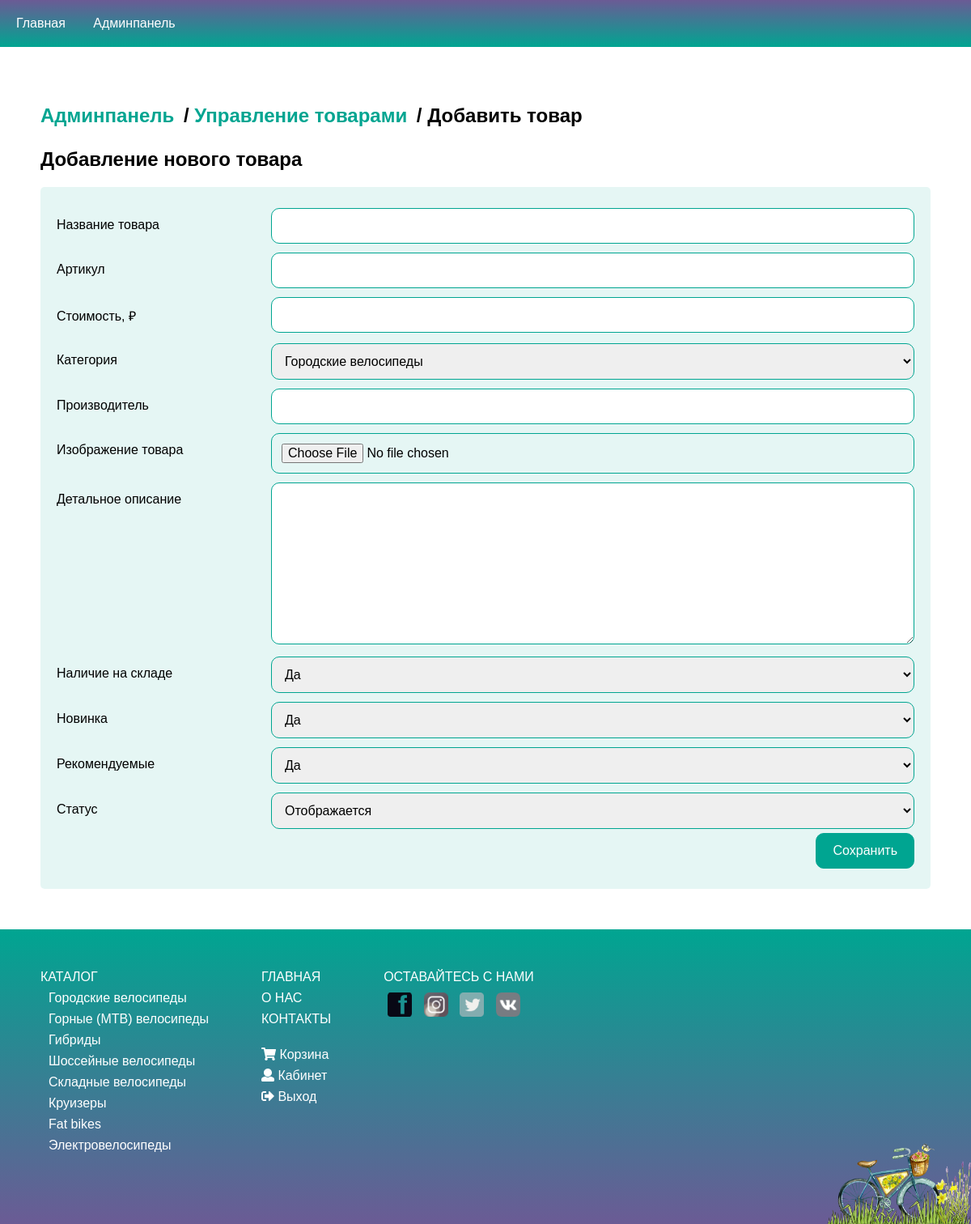
Page /admin/product/create (signed in) on the committed database.
### tables this page shows
CREATE TABLE `categories` (
  `id_category` int(11) NOT NULL,
  `name` varchar(255) NOT NULL,
  `sort_order` int(11) NOT NULL DEFAULT '0',
  `status` int(11) NOT NULL DEFAULT '1'
);

### backend/controllers/AdminProductController.php (called while the page is built, shortened)
<?php
class AdminProductController extends AdminBase {
    public function createAction() {
        $categoriesList = Category::getCategoriesListAdmin();
        $errors = false;
        $data = [
            'errors'=>$errors,
            'categoriesList'=>$categoriesList
        ];
        $v = new View('admin_product/create.php');
        $v->render($data);
        return true;
    }
}

### core/App.php (called while the page is built, shortened)
<?php
class App {
    private $routes;
    function __construct() {
        $this->routes = include('./config/routes.php');
    }
    private function getURI() {
        if (!empty($_SERVER['REQUEST_URI'])) {
            return trim($_SERVER['REQUEST_URI'], '/');
        }
    }
    public function run() {
        $uri = $this->getURI();
        foreach ($this->routes as $uriPattern => $path) {
            if (preg_match("~$uriPattern~", $uri)) {
                $internalRoute = preg_replace("~$uriPattern~", $path, $uri);
                $segments = explode('/', $internalRoute);
                $controllerName = array_shift($segments) . 'Controller';
                $actionName = array_shift($segments) . 'Action';
                $parameters = $segments;
                $controllerObject = new $controllerName();
                $result = @call_user_func_array(array($controllerObject, $actionName), $parameters);
                if ($result != null) {
                    break;
                }
            }
        }
    }
}

### index.php (called while the page is built, shortened)
<?php
include "./core/Autoloader.php";
$app = new App();
$app->run();

### core/Autoloader.php (called while the page is built, shortened)
<?php
spl_autoload_register(function ($class_name) {
	$directories = [
        'backend/views/',
        'backend/models/',
        'backend/controllers/',
        'core/',
        ];
});

### core/DatabaseHandler.php (called while the page is built, shortened)
<?php
class DatabaseHandler {
    private static $_mHandler;
    private static function GetHandler() {
        if (!isset(self::$_mHandler)) {
            try {
                self::$_mHandler = 	new PDO(PDO_DSN, DB_USERNAME, DB_PASSWORD, array(PDO::ATTR_PERSISTENT));
                self::$_mHandler->setAttribute(PDO::ATTR_ERRMODE, PDO::ERRMODE_EXCEPTION);
            } catch (PDOException $e){
                self::Close();
                trigger_error($e->getMessage(), E_USER_ERROR);
                $app = new App();
                $app->logger->log('db ' . $e->getMessage());
            }
        }
        return self::$_mHandler;
    }
    public static function Execute($sqlQuery, $params = null) {
        try {
            $database_handler = self::GetHandler();
            $statement_handler = $database_handler->prepare($sqlQuery);
            return $statement_handler->execute($params);
        } catch(PDOException $e) {
            self::Close();
            trigger_error($e->getMessage(), E_USER_ERROR);
            $app = new App();
            $app->logger->log('db ' . $e->getMessage());
        }
    }
    public static function GetAll($sqlQuery, $params = null, $fetchStyle = PDO::FETCH_ASSOC) {
        $result = null;
        try {
            $database_handler = self::GetHandler();
            self::Execute("set character_set_results='utf8'");
            $statement_handler = $database_handler->prepare($sqlQuery);
            $statement_handler->execute($params);
            $result = $statement_handler->fetchAll($fetchStyle);
        } catch(PDOException $e) {
            self::Close();
            trigger_error($e->getMessage(), E_USER_ERROR);
            $app = new App();
            $app->logger->log('db ' . $e->getMessage());
        }
        return $result;
    }
}
?>

### backend/models/Category.php (called while the page is built, shortened)
<?php
class Category {
    public static function getCategoriesList() {
        $query = "SELECT id_category, name
                FROM categories
                WHERE status = 1 ORDER BY sort_order, name ASC";
        $categories = DatabaseHandler::GetAll($query);
        return $categories;
    }
    public static function getCategoriesListAdmin() {
        $query = "SELECT id_category, name, sort_order, status
                FROM categories ORDER BY sort_order ASC";
        $categories = DatabaseHandler::GetAll($query);
        return $categories;
    }
}

### backend/models/User.php (called while the page is built, shortened)
<?php
class User {
    public static function isGuest() {
        if (isset($_SESSION['user'])) {
            return false;
        }
        return true;
    }
}

### assets/tpl/admin_product/create.php (the view, shortened to what this page needs)
<?php include './assets/tpl/layouts/header_adm.php'; ?>
<div class="cabinet pb0">
    <h2 id="breadcrumb"><a href="/admin">Админпанель</a> / <a href="/admin/product">Управление товарами</a> / Добавить товар</h2>
</div>
<div class="admin pad-50 pt0">
    <h2>Добавление нового товара</h2>
    <div class="container">
        <form action="#" method="post" enctype="multipart/form-data">
            <div class="row">
                <div class="col-25">
                    <label for="name">Название товара</label>
                </div>
                <div class="col-75">
                    <input type="text" name="name" placeholder="" value="" id="name"></div>
            </div>
            <div class="row">
                <div class="col-25">
                    <label for="code">Артикул</label>
                </div>
                <div class="col-75">
                    <input type="text" name="code" placeholder="" value="" id="code" />
                </div>
            </div>
            <div class="row">
                <div class="col-25">
                    <label for="price">Стоимость, &#8381;</label>
                </div>
                <div class="col-75">
                    <input type="text" name="price" placeholder="" value="" id="price">
                </div>
            </div>
            <div class="row">
                <div class="col-25">
                    <label for="category_id">Категория</label>
                </div>
                <div class="col-75">
                    <select name="category_id" id="category_id">
                            <?php if (is_array($categoriesList)): ?>
                                <?php foreach ($categoriesList as $category): ?>
                                    <option value="<?= $category['id_category']; ?>">
                                        <?= $category['name']; ?>
                                    </option>
                                <?php endforeach; ?>
                            <?php endif; ?>
                        </select>
                </div>
            </div>
            <div class="row">
                <div class="col-25">
                    <label for="brand">Производитель</label>
                </div>
                <div class="col-75">
                    <input type="text" name="brand" placeholder="" value="" id="brand">
                </div>
            </div>
            <div class="row">
                <div class="col-25">
                    <label for="image">Изображение товара</label>
                </div>
                <div class="col-75">
                    <input type="file" name="image" placeholder="" value="" id="image">
                </div>
            </div>
            <div class="row">
                <div class="col-25">
                    <label for="description">Детальное описание</label>
                </div>
                <div class="col-75">
                    <textarea name="description" id="description"></textarea>
                </div>
            </div>
            <div class="row">
                <div class="col-25">
                    <label for="availability">Наличие на складе</label>
                </div>
                <div class="col-75">
                    <select name="availability" id="availability">
                            <option value="1" selected="selected">Да</option>
                        </select>
                </div>
            </div>
            <div class="row">
                <div class="col-25">
                    <label for="is_new">Новинка</label>
                </div>
                <div class="col-75">
                    <select name="is_new" id="is_new">
                            <option value="1" selected="selected">Да</option>
                        </select>
                </div>
            </div>
            <div class="row">
                <div class="col-25">
                    <label for="is_recommended">Рекомендуемые</label>
                </div>
                <div class="col-75">
                    <select name="is_recommended" id="is_recommended">
                            <option value="1" selected="selected">Да</option>
                        </select>
                </div>
            </div>
            <div class="row">
                <div class="col-25">
                    <label for="status">Статус</label>
                </div>
                <div class="col-75">
                    <select name="status" id="status">
                            <option value="1" selected="selected">Отображается</option>
                        </select>
                </div>
            </div>
            <div class="row">
                <input type="submit" name="submit" value="Сохранить">
            </div>
        </form>
    </div>
</div>
<?php include './assets/tpl/layouts/footer.php'; ?>

### assets/tpl/layouts/footer.php (shortened to what this page needs)
<footer>
    <div class="mgb30">
        <ul>
            <p class="mgb"><a href="/catalog/">Каталог <i class="fa fa-caret-right"></i></a></p>
            <?php $categories = Category::getCategoriesList();
                        foreach ($categories as $category): ?>
            <li class="mgb">
                <a href="/category/<?= $category['id_category']; ?>">
                    <?= $category['name']; ?>
                </a>
            </li>
            <?php endforeach; ?>
        </ul>
    </div>
    <div class="mgb30">
        <p class="mgb"><a href="/">Главная <i class="fa fa-caret-right"></i></a></p>
        <p class="mgb"><a href="/about/">О нас <i class="fa fa-caret-right"></i></a></p>
        <p class="mgb"><a href="/contacts/">Контакты <i class="fa fa-caret-right"></i></a></p>
        <br class="mgb" />
        <div class="mgb"><a href="/basket/"><i class="fa fa-shopping-cart"></i> Корзина <i class="fa fa-caret-right"></i></a></div>
        <?php if (User::isGuest()): ?>
        <div class="mgb"><a href="/user/login/"><i class="fa fa-sign-in-alt"></i> Вход <i class="fa fa-caret-right"></i></a></div>
        <div class="mgb"><a href="/user/register/"><i class="fa fa-id-card"></i> Регистрация <i class="fa fa-caret-right"></i></a></div>
        <?php else: ?>
        <div class="mgb"><a href="/cabinet/"><i class="fa fa-user"></i> Кабинет <i class="fa fa-caret-right"></i></a><br /></div>
        <div class="mgb"><a href="/user/logout/"><i class="fa fa-sign-out-alt"></i> Выход <i class="fa fa-caret-right"></i></a></div>
        <?php endif; ?>
    </div>
    <div class="social mgb">
        <p>Оставайтесь с нами</p>
        <a href="#facebook"><img src="/assets/img/front-images/facebook-667456_640.png" alt="facebook" /></a>
        <a href="#instagram"><img src="/assets/img/front-images/insta.png" alt="instagram" /></a>
        <a href="#twitter"><img src="/assets/img/front-images/twitter.png" alt="twitter" /></a>
        <a href="#vk"><img src="/assets/img/front-images/vk.png" alt="vk" /></a>
    </div>
    <img src="/assets/img/front-images/vintage-937960_640.png" alt="bikeshop" />
</footer>
</body>
</html>

### assets/css/style.css (style rules this page uses)
header, section, footer, aside, nav, main, article, figure { display: block; }
body { margin: 0; font-family: 'Montserrat', sans-serif; }
footer { font-size: 16px; padding: 50px; background: linear-gradient(to bottom, #00a591 0%, #6b5b95 100%); position: relative; color: white; }
footer .mgb { margin-bottom: 8px; }
footer .mgb30 { margin-bottom: 30px; }
footer a:link, footer a:visited { color: white; text-decoration: none; }
footer > img { position: absolute; right: 0; bottom: 0; height: 100px; }
footer > div:not(last-child) { margin-right: 50px; }
footer ul, footer p { text-transform: uppercase; margin: 0; padding: 0; }
footer li { list-style-type: none; padding-left: 10px; text-transform: none; }
footer > div { margin-top: 30px; margin-bottom: 10px; display: inline-block; margin-top: 0; vertical-align: top; }
.social img { width: 30px; -webkit-filter: grayscale(90%); filter: grayscale(90%); }
.social p { margin-bottom: 10px; }
.social a { padding: 5px; }
.contacts, .login, .register, .cabinet { padding: 50px; }
.contacts h2, .login h2, .register h2, .cabinet h2 { color: #00a591; }
.cabinet a:link, .cabinet a:visited, .login a:link, .login a:visited { width: 250px; height: 30px; line-height: 30px; border: 1px solid #00a591; color: #00a591; display: block; border-radius: 15px; margin-bottom: 5px; text-decoration: none; padding-left: 15px; padding-right: 5px; }
#breadcrumb { color: black; }
.cabinet h2#breadcrumb a:link, .cabinet h2#breadcrumb a:visited { color: #00a591; width: auto; display: inline-block; background-color: transparent; border: none; padding-left: 0; }
input[type=text], input[type=email], input[type=password], input[type=file], select, textarea { width: 100%; padding: 12px; border: 1px solid #00a591; border-radius: 10px; box-sizing: border-box; resize: vertical; font-size: 100%; }
textarea { height: 200px; }
label { padding: 12px 12px 12px 0; display: inline-block; }
input[type=submit] { background-color: #00a591; color: white; padding: 12px 20px; border: 1px solid #00a591; border-radius: 10px; cursor: pointer; float: right; font-size: 100%; }
.container { border-radius: 5px; background-color: rgba(0, 165, 145, 0.1); padding: 20px; }
.col-25 { float: left; width: 25%; margin-top: 6px; }
.col-75 { float: left; width: 75%; margin-top: 6px; }
.row:after { content: ""; display: table; clear: both; margin-bottom: 5px; }
.pad-50 { padding: 50px; }
.pb0 { padding-bottom: 0; }
.pt0 { padding-top: 0; }

### rows in the picture
categories: name "Городские велосипеды"
categories: name "Горные (MTB) велосипеды"
categories: name "Гибриды"
categories: name "Шоссейные велосипеды"
categories: name "Складные велосипеды"
categories: name "Круизеры"
categories: name "Fat bikes"
categories: name "Электровелосипеды"

### other values in the picture
form field category_id "Городские велосипеды"
